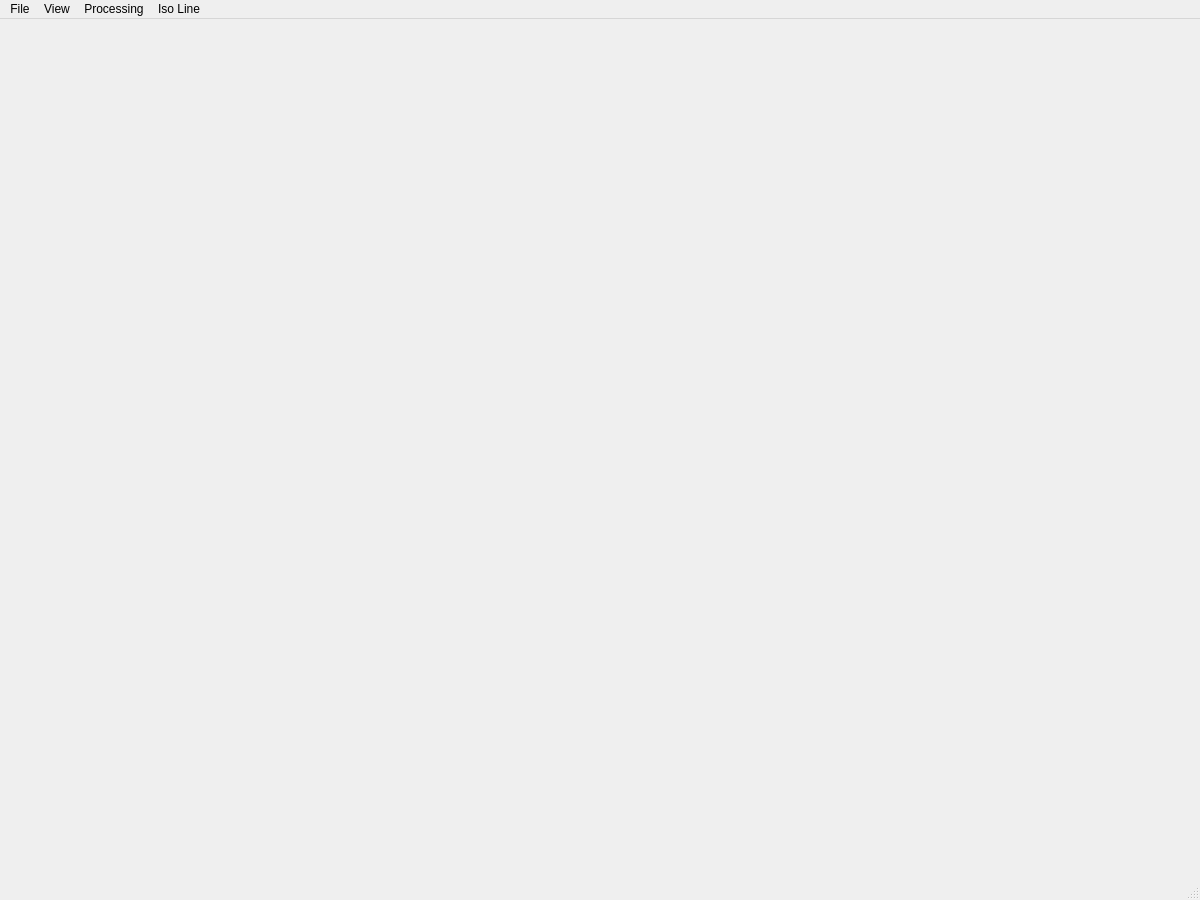
<?xml version="1.0" encoding="UTF-8"?>
<ui version="4.0">
 <class>MainWindow</class>
 <widget class="QMainWindow" name="MainWindow">
  <property name="geometry">
   <rect>
    <x>0</x>
    <y>0</y>
    <width>1200</width>
    <height>900</height>
   </rect>
  </property>
  <property name="minimumSize">
   <size>
    <width>1200</width>
    <height>900</height>
   </size>
  </property>
  <property name="windowTitle">
   <string>MainWindow</string>
  </property>
  <property name="windowIcon">
   <iconset>
    <normaloff>../../../.designer/backup/icon/icon32.png</normaloff>../../../.designer/backup/icon/icon32.png</iconset>
  </property>
  <widget class="QWidget" name="centralwidget">
   <layout class="QHBoxLayout" name="horizontalLayout">
    <item>
     <widget class="tabWidget" name="tabWidget" native="true"/>
    </item>
   </layout>
  </widget>
  <widget class="QMenuBar" name="menubar">
   <property name="geometry">
    <rect>
     <x>0</x>
     <y>0</y>
     <width>1200</width>
     <height>20</height>
    </rect>
   </property>
   <widget class="QMenu" name="menuFile">
    <property name="title">
     <string>File</string>
    </property>
    <addaction name="actionLoad_Dummy"/>
    <addaction name="actionLoad_Image"/>
    <addaction name="actionLoad_Folder"/>
    <addaction name="actionLoad_Eiger2"/>
    <addaction name="actionLoad_Folder_Slice"/>
    <addaction name="actionLoad_scan_file"/>
    <addaction name="separator"/>
    <addaction name="actionSave_image"/>
    <addaction name="separator"/>
    <addaction name="actionQuit"/>
   </widget>
   <widget class="QMenu" name="menuProcessing">
    <property name="enabled">
     <bool>true</bool>
    </property>
    <property name="title">
     <string>Processing</string>
    </property>
    <widget class="QMenu" name="menuStack_Transformation">
     <property name="toolTip">
      <string>Non-reversible transformation of the 3D image stack</string>
     </property>
     <property name="title">
      <string>Stack Transformation</string>
     </property>
     <property name="toolTipsVisible">
      <bool>true</bool>
     </property>
     <addaction name="actionFilUD"/>
     <addaction name="actionFlupLR"/>
     <addaction name="actionTranspose"/>
     <addaction name="actionRot90"/>
     <addaction name="actionRot180"/>
     <addaction name="actionRot270"/>
     <addaction name="actionRot270_Tr"/>
    </widget>
    <widget class="QMenu" name="menuBackground_Correction">
     <property name="title">
      <string>Stack Bg Correction</string>
     </property>
     <addaction name="actionSubtract"/>
     <addaction name="actionDivide"/>
    </widget>
    <addaction name="menuStack_Transformation"/>
    <addaction name="menuBackground_Correction"/>
   </widget>
   <widget class="QMenu" name="menuIso_Line">
    <property name="title">
     <string>Iso Line</string>
    </property>
    <addaction name="actionShow_Iso_Line"/>
   </widget>
   <widget class="QMenu" name="menuView">
    <property name="title">
     <string>View</string>
    </property>
    <widget class="QMenu" name="menuTools">
     <property name="title">
      <string>Tools</string>
     </property>
     <property name="icon">
      <iconset theme="applications-system">
       <normaloff>../../../.designer/backup</normaloff>../../../.designer/backup</iconset>
     </property>
     <addaction name="actionVisible_Image_Manipulation"/>
    </widget>
    <addaction name="actionLight_Background"/>
    <addaction name="menuTools"/>
   </widget>
   <addaction name="menuFile"/>
   <addaction name="menuView"/>
   <addaction name="menuProcessing"/>
   <addaction name="menuIso_Line"/>
  </widget>
  <widget class="QStatusBar" name="statusbar"/>
  <action name="actionLoad_Image">
   <property name="icon">
    <iconset theme="document-open">
     <normaloff>../../../.designer/backup</normaloff>../../../.designer/backup</iconset>
   </property>
   <property name="text">
    <string>Load Image...</string>
   </property>
   <property name="shortcut">
    <string>Ctrl+O</string>
   </property>
  </action>
  <action name="actionLoad_Folder">
   <property name="icon">
    <iconset theme="document-open">
     <normaloff>../../../.designer/backup</normaloff>../../../.designer/backup</iconset>
   </property>
   <property name="text">
    <string>Load Folder...</string>
   </property>
  </action>
  <action name="actionLoad_Eiger2">
   <property name="icon">
    <iconset theme="document-open">
     <normaloff>../../../.designer/backup</normaloff>../../../.designer/backup</iconset>
   </property>
   <property name="text">
    <string>Load Eiger2...</string>
   </property>
  </action>
  <action name="actionQuit">
   <property name="icon">
    <iconset theme="application-exit">
     <normaloff>../../../.designer/backup</normaloff>../../../.designer/backup</iconset>
   </property>
   <property name="text">
    <string>Quit</string>
   </property>
   <property name="shortcut">
    <string>Ctrl+Q</string>
   </property>
   <property name="menuRole">
    <enum>QAction::QuitRole</enum>
   </property>
  </action>
  <action name="actionLight_Background">
   <property name="checkable">
    <bool>true</bool>
   </property>
   <property name="text">
    <string>Light Background</string>
   </property>
  </action>
  <action name="actionShow_Iso_Line">
   <property name="checkable">
    <bool>true</bool>
   </property>
   <property name="text">
    <string>Show Iso Line</string>
   </property>
  </action>
  <action name="actionOrientation">
   <property name="text">
    <string>Orientation</string>
   </property>
  </action>
  <action name="actionLoad_scan_file">
   <property name="icon">
    <iconset theme="document-open">
     <normaloff>../../../.designer/backup</normaloff>../../../.designer/backup</iconset>
   </property>
   <property name="text">
    <string>Load Scan File...</string>
   </property>
  </action>
  <action name="actionSave_image">
   <property name="icon">
    <iconset theme="document-save">
     <normaloff>../../../.designer/backup</normaloff>../../../.designer/backup</iconset>
   </property>
   <property name="text">
    <string>Save Image...</string>
   </property>
  </action>
  <action name="actionSomething">
   <property name="text">
    <string>Something</string>
   </property>
  </action>
  <action name="actionFilUD">
   <property name="text">
    <string>FlipUD</string>
   </property>
  </action>
  <action name="actionFlupLR">
   <property name="checkable">
    <bool>false</bool>
   </property>
   <property name="text">
    <string>FlupLR</string>
   </property>
  </action>
  <action name="actionRot90">
   <property name="text">
    <string>Rot90</string>
   </property>
  </action>
  <action name="actionRot180">
   <property name="text">
    <string>Rot180</string>
   </property>
  </action>
  <action name="actionRot270">
   <property name="text">
    <string>Rot270</string>
   </property>
  </action>
  <action name="actionTranspose">
   <property name="checkable">
    <bool>false</bool>
   </property>
   <property name="text">
    <string>Transpose</string>
   </property>
  </action>
  <action name="actionRot270_Tr">
   <property name="text">
    <string>Rot270+Tr</string>
   </property>
  </action>
  <action name="actionSubtract">
   <property name="text">
    <string>Subtract...</string>
   </property>
  </action>
  <action name="actionDivide">
   <property name="text">
    <string>Divide...</string>
   </property>
  </action>
  <action name="actionVisible_Image_Manipulation">
   <property name="checkable">
    <bool>true</bool>
   </property>
   <property name="text">
    <string>Visible Image Manipulation</string>
   </property>
  </action>
  <action name="actionLoad_Dummy">
   <property name="text">
    <string>Load Dummy</string>
   </property>
   <property name="shortcut">
    <string>Ctrl+E</string>
   </property>
  </action>
  <action name="actionLoad_Folder_Slice">
   <property name="icon">
    <iconset theme="document-open">
     <normaloff>../../../.designer/backup</normaloff>../../../.designer/backup</iconset>
   </property>
   <property name="text">
    <string>Load Folder Slice...</string>
   </property>
  </action>
 </widget>
 <customwidgets>
  <customwidget>
   <class>tabWidget</class>
   <extends>QWidget</extends>
   <header location="global">tabcontent</header>
   <container>1</container>
  </customwidget>
 </customwidgets>
 <resources/>
 <connections/>
</ui>
